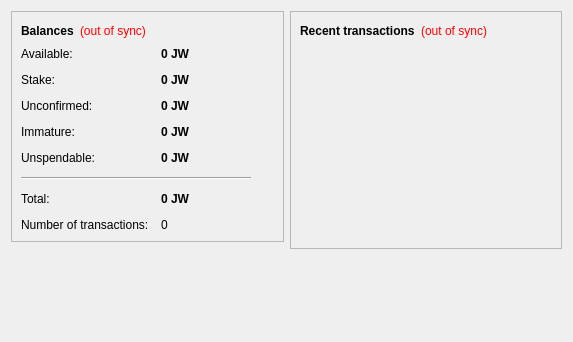
<?xml version="1.0" encoding="UTF-8"?>
<ui version="4.0">
 <class>OverviewPage</class>
 <widget class="QWidget" name="OverviewPage">
  <property name="geometry">
   <rect>
    <x>0</x>
    <y>0</y>
    <width>573</width>
    <height>342</height>
   </rect>
  </property>
  <property name="windowTitle">
   <string>Form</string>
  </property>
  <layout class="QHBoxLayout" name="horizontalLayout" stretch="1,1">
   <item>
    <layout class="QVBoxLayout" name="verticalLayout_2">
     <item>
      <widget class="QFrame" name="frame">
       <property name="frameShape">
        <enum>QFrame::StyledPanel</enum>
       </property>
       <property name="frameShadow">
        <enum>QFrame::Raised</enum>
       </property>
       <layout class="QVBoxLayout" name="verticalLayout_4">
        <item>
         <layout class="QHBoxLayout" name="horizontalLayout_4">
          <item>
           <widget class="QLabel" name="label_5">
            <property name="font">
             <font>
              <weight>75</weight>
              <bold>true</bold>
             </font>
            </property>
            <property name="text">
             <string>Balances</string>
            </property>
           </widget>
          </item>
          <item>
           <widget class="QLabel" name="labelWalletStatus">
            <property name="toolTip">
             <string>The displayed information may be out of date. Your wallet automatically synchronizes with the JohnnieWalkerCoin network after a connection is established, but this process has not completed yet.</string>
            </property>
            <property name="styleSheet">
             <string notr="true">QLabel { color: red; }</string>
            </property>
            <property name="text">
             <string notr="true">(out of sync)</string>
            </property>
            <property name="alignment">
             <set>Qt::AlignLeading|Qt::AlignLeft|Qt::AlignVCenter</set>
            </property>
           </widget>
          </item>
          <item>
           <spacer name="horizontalSpacer_2">
            <property name="orientation">
             <enum>Qt::Horizontal</enum>
            </property>
            <property name="sizeHint" stdset="0">
             <size>
              <width>40</width>
              <height>20</height>
             </size>
            </property>
           </spacer>
          </item>
         </layout>
        </item>
        <item>
         <layout class="QFormLayout" name="formLayout_2">
          <property name="fieldGrowthPolicy">
           <enum>QFormLayout::AllNonFixedFieldsGrow</enum>
          </property>
          <property name="horizontalSpacing">
           <number>12</number>
          </property>
          <property name="verticalSpacing">
           <number>12</number>
          </property>
          <item row="0" column="0">
           <widget class="QLabel" name="labelAvailableText">
            <property name="toolTip">
             <string>Your current available balance</string>
            </property>
            <property name="text">
             <string>Available:</string>
            </property>
           </widget>
          </item>
          <item row="0" column="1">
           <widget class="QLabel" name="labelAvailable">
            <property name="font">
             <font>
              <weight>75</weight>
              <bold>true</bold>
             </font>
            </property>
            <property name="cursor">
             <cursorShape>IBeamCursor</cursorShape>
            </property>
            <property name="toolTip">
             <string>Your current available balance</string>
            </property>
            <property name="text">
             <string notr="true">0 JW</string>
            </property>
            <property name="alignment">
             <set>Qt::AlignLeading|Qt::AlignLeft|Qt::AlignVCenter</set>
            </property>
            <property name="textInteractionFlags">
             <set>Qt::LinksAccessibleByMouse|Qt::TextSelectableByKeyboard|Qt::TextSelectableByMouse</set>
            </property>
           </widget>
          </item>
          <item row="1" column="0">
           <widget class="QLabel" name="label_6">
            <property name="toolTip">
             <string>Total of coins that was staked, and do not yet count toward the current balance</string>
            </property>
            <property name="text">
             <string>Stake:</string>
            </property>
           </widget>
          </item>
          <item row="1" column="1">
           <widget class="QLabel" name="labelStake">
            <property name="font">
             <font>
              <weight>75</weight>
              <bold>true</bold>
             </font>
            </property>
            <property name="cursor">
             <cursorShape>IBeamCursor</cursorShape>
            </property>
            <property name="toolTip">
             <string>Total of coins that was staked, and do not yet count toward the current balance</string>
            </property>
            <property name="text">
             <string notr="true">0 JW</string>
            </property>
            <property name="alignment">
             <set>Qt::AlignLeading|Qt::AlignLeft|Qt::AlignVCenter</set>
            </property>
            <property name="textInteractionFlags">
             <set>Qt::LinksAccessibleByMouse|Qt::TextSelectableByKeyboard|Qt::TextSelectableByMouse</set>
            </property>
           </widget>
          </item>
          <item row="2" column="0">
           <widget class="QLabel" name="label_3">
            <property name="toolTip">
             <string>Total of transactions that have yet to be confirmed, and do not yet count toward the current balance</string>
            </property>
            <property name="text">
             <string>Unconfirmed:</string>
            </property>
           </widget>
          </item>
          <item row="2" column="1">
           <widget class="QLabel" name="labelUnconfirmed">
            <property name="font">
             <font>
              <weight>75</weight>
              <bold>true</bold>
             </font>
            </property>
            <property name="cursor">
             <cursorShape>IBeamCursor</cursorShape>
            </property>
            <property name="toolTip">
             <string>Total of transactions that have yet to be confirmed, and do not yet count toward the current balance</string>
            </property>
            <property name="text">
             <string notr="true">0 JW</string>
            </property>
            <property name="alignment">
             <set>Qt::AlignLeading|Qt::AlignLeft|Qt::AlignVCenter</set>
            </property>
            <property name="textInteractionFlags">
             <set>Qt::LinksAccessibleByMouse|Qt::TextSelectableByKeyboard|Qt::TextSelectableByMouse</set>
            </property>
           </widget>
          </item>
          <item row="3" column="0">
           <widget class="QLabel" name="labelImmatureText">
            <property name="toolTip">
             <string>Mined balance that has not yet matured</string>
            </property>
            <property name="text">
             <string>Immature:</string>
            </property>
           </widget>
          </item>
          <item row="3" column="1">
           <widget class="QLabel" name="labelImmature">
            <property name="font">
             <font>
              <weight>75</weight>
              <bold>true</bold>
             </font>
            </property>
            <property name="toolTip">
             <string>Mined balance that has not yet matured</string>
            </property>
            <property name="text">
             <string notr="true">0 JW</string>
            </property>
            <property name="alignment">
             <set>Qt::AlignLeading|Qt::AlignLeft|Qt::AlignVCenter</set>
            </property>
            <property name="textInteractionFlags">
             <set>Qt::LinksAccessibleByMouse|Qt::TextSelectableByKeyboard|Qt::TextSelectableByMouse</set>
            </property>
           </widget>
          </item>
          <item row="4" column="0">
           <widget class="QLabel" name="labelBalanceWatchOnlyText">
            <property name="toolTip">
             <string>Your unspendable balance</string>
            </property>
            <property name="text">
             <string>Unspendable:</string>
            </property>
           </widget>
          </item>
          <item row="4" column="1">
           <widget class="QLabel" name="labelBalanceWatchOnly">
            <property name="font">
             <font>
              <weight>75</weight>
              <bold>true</bold>
             </font>
            </property>
            <property name="cursor">
             <cursorShape>IBeamCursor</cursorShape>
            </property>
            <property name="toolTip">
             <string>Your unspendable balance</string>
            </property>
            <property name="text">
             <string notr="true">0 JW</string>
            </property>
            <property name="alignment">
             <set>Qt::AlignLeading|Qt::AlignLeft|Qt::AlignVCenter</set>
            </property>
            <property name="textInteractionFlags">
             <set>Qt::LinksAccessibleByMouse|Qt::TextSelectableByKeyboard|Qt::TextSelectableByMouse</set>
            </property>
           </widget>
          </item>
          <item row="5" column="0" colspan="2">
           <widget class="Line" name="line">
            <property name="maximumSize">
             <size>
              <width>230</width>
              <height>16777215</height>
             </size>
            </property>
            <property name="orientation">
             <enum>Qt::Horizontal</enum>
            </property>
           </widget>
          </item>
          <item row="6" column="0">
           <widget class="QLabel" name="labelTotalText">
            <property name="toolTip">
             <string>Your current total balance</string>
            </property>
            <property name="text">
             <string>Total:</string>
            </property>
           </widget>
          </item>
          <item row="6" column="1">
           <widget class="QLabel" name="labelTotal">
            <property name="font">
             <font>
              <weight>75</weight>
              <bold>true</bold>
             </font>
            </property>
            <property name="toolTip">
             <string>Your current total balance</string>
            </property>
            <property name="text">
             <string notr="true">0 JW</string>
            </property>
            <property name="alignment">
             <set>Qt::AlignLeading|Qt::AlignLeft|Qt::AlignVCenter</set>
            </property>
            <property name="textInteractionFlags">
             <set>Qt::LinksAccessibleByMouse|Qt::TextSelectableByKeyboard|Qt::TextSelectableByMouse</set>
            </property>
           </widget>
          </item>
          <item row="7" column="0">
           <widget class="QLabel" name="label_2">
            <property name="toolTip">
             <string>Total number of transactions in wallet</string>
            </property>
            <property name="text">
             <string>Number of transactions:</string>
            </property>
           </widget>
          </item>
          <item row="7" column="1">
           <widget class="QLabel" name="labelNumTransactions">
            <property name="toolTip">
             <string>Total number of transactions in wallet</string>
            </property>
            <property name="text">
             <string notr="true">0</string>
            </property>
           </widget>
          </item>
         </layout>
        </item>
       </layout>
      </widget>
     </item>
     <item>
      <spacer name="verticalSpacer">
       <property name="orientation">
        <enum>Qt::Vertical</enum>
       </property>
       <property name="sizeHint" stdset="0">
        <size>
         <width>20</width>
         <height>40</height>
        </size>
       </property>
      </spacer>
     </item>
    </layout>
   </item>
   <item>
    <layout class="QVBoxLayout" name="verticalLayout_3">
     <item>
      <widget class="QFrame" name="frame_2">
       <property name="frameShape">
        <enum>QFrame::StyledPanel</enum>
       </property>
       <property name="frameShadow">
        <enum>QFrame::Raised</enum>
       </property>
       <layout class="QVBoxLayout" name="verticalLayout">
        <item>
         <layout class="QHBoxLayout" name="horizontalLayout_2">
          <item>
           <widget class="QLabel" name="label_4">
            <property name="text">
             <string>&lt;b&gt;Recent transactions&lt;/b&gt;</string>
            </property>
           </widget>
          </item>
          <item>
           <widget class="QLabel" name="labelTransactionsStatus">
            <property name="toolTip">
             <string>The displayed information may be out of date. Your wallet automatically synchronizes with the JohnnieWalkerCoin network after a connection is established, but this process has not completed yet.</string>
            </property>
            <property name="styleSheet">
             <string notr="true">QLabel { color: red; }</string>
            </property>
            <property name="text">
             <string notr="true">(out of sync)</string>
            </property>
            <property name="alignment">
             <set>Qt::AlignRight|Qt::AlignTrailing|Qt::AlignVCenter</set>
            </property>
           </widget>
          </item>
          <item>
           <spacer name="horizontalSpacer">
            <property name="orientation">
             <enum>Qt::Horizontal</enum>
            </property>
            <property name="sizeHint" stdset="0">
             <size>
              <width>40</width>
              <height>20</height>
             </size>
            </property>
           </spacer>
          </item>
         </layout>
        </item>
        <item>
         <widget class="QListView" name="listTransactions">
          <property name="styleSheet">
           <string notr="true">QListView { background: transparent; }</string>
          </property>
          <property name="frameShape">
           <enum>QFrame::NoFrame</enum>
          </property>
          <property name="verticalScrollBarPolicy">
           <enum>Qt::ScrollBarAlwaysOff</enum>
          </property>
          <property name="horizontalScrollBarPolicy">
           <enum>Qt::ScrollBarAlwaysOff</enum>
          </property>
          <property name="selectionMode">
           <enum>QAbstractItemView::NoSelection</enum>
          </property>
         </widget>
        </item>
       </layout>
      </widget>
     </item>
     <item>
      <spacer name="verticalSpacer_2">
       <property name="orientation">
        <enum>Qt::Vertical</enum>
       </property>
       <property name="sizeHint" stdset="0">
        <size>
         <width>20</width>
         <height>40</height>
        </size>
       </property>
      </spacer>
     </item>
    </layout>
   </item>
  </layout>
 </widget>
 <resources/>
 <connections/>
</ui>
